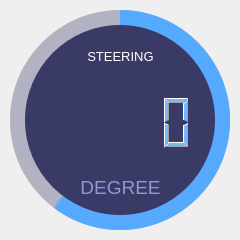
                <widget class="QFrame" name="circular_commandSpeed">
                 <property name="geometry">
                  <rect>
                   <x>20</x>
                   <y>180</y>
                   <width>240</width>
                   <height>240</height>
                  </rect>
                 </property>
                 <property name="styleSheet">
                  <string notr="true">background-color: none;</string>
                 </property>
                 <property name="frameShape">
                  <enum>QFrame::NoFrame</enum>
                 </property>
                 <property name="frameShadow">
                  <enum>QFrame::Raised</enum>
                 </property>
                 <widget class="QFrame" name="circularBg_commandSpeed_2">
                  <property name="geometry">
                   <rect>
                    <x>10</x>
                    <y>10</y>
                    <width>220</width>
                    <height>220</height>
                   </rect>
                  </property>
                  <property name="styleSheet">
                   <string notr="true">QFrame{
	border-radius: 110px;	
	background-color: rgba(85, 85, 127, 100);
}</string>
                  </property>
                  <property name="frameShape">
                   <enum>QFrame::StyledPanel</enum>
                  </property>
                  <property name="frameShadow">
                   <enum>QFrame::Raised</enum>
                  </property>
                  <widget class="QFrame" name="animasi_commandSpeed_2">
                   <property name="geometry">
                    <rect>
                     <x>0</x>
                     <y>0</y>
                     <width>220</width>
                     <height>220</height>
                    </rect>
                   </property>
                   <property name="styleSheet">
                    <string notr="true">QFrame{
	border-radius: 110px;
	border-strokes:inside;	
	background-color: qconicalgradient(cx:0.5, cy:0.5, angle:90, stop:0.400 rgba(85, 170, 255, 255), stop:0.395 rgba(255, 255, 255, 0));
}</string>
                   </property>
                   <property name="frameShape">
                    <enum>QFrame::StyledPanel</enum>
                   </property>
                   <property name="frameShadow">
                    <enum>QFrame::Raised</enum>
                   </property>
                  </widget>
                 </widget>
                 <widget class="QFrame" name="circularContainer_commandSpeed_2">
                  <property name="geometry">
                   <rect>
                    <x>25</x>
                    <y>25</y>
                    <width>190</width>
                    <height>190</height>
                   </rect>
                  </property>
                  <property name="baseSize">
                   <size>
                    <width>0</width>
                    <height>0</height>
                   </size>
                  </property>
                  <property name="styleSheet">
                   <string notr="true">QFrame{
	border-radius: 95px;	
	background-color: rgb(58, 58, 102);
}</string>
                  </property>
                  <property name="frameShape">
                   <enum>QFrame::StyledPanel</enum>
                  </property>
                  <property name="frameShadow">
                   <enum>QFrame::Raised</enum>
                  </property>
                  <widget class="QWidget" name="layoutWidget_2">
                   <property name="geometry">
                    <rect>
                     <x>10</x>
                     <y>2</y>
                     <width>171</width>
                     <height>191</height>
                    </rect>
                   </property>
                   <layout class="QGridLayout" name="infoLayout_commandSpeed_2">
                    <item row="0" column="0">
                     <widget class="QLabel" name="label_commandSpeed_2">
                      <property name="font">
                       <font>
                        <family>Segoe UI</family>
                        <pointsize>10</pointsize>
                       </font>
                      </property>
                      <property name="styleSheet">
                       <string notr="true">color: #FFFFFF; background-color: none;</string>
                      </property>
                      <property name="text">
                       <string>&lt;html&gt;&lt;head/&gt;&lt;body&gt;&lt;p&gt;STEERING&lt;/p&gt;&lt;/body&gt;&lt;/html&gt;</string>
                      </property>
                      <property name="alignment">
                       <set>Qt::AlignCenter</set>
                      </property>
                     </widget>
                    </item>
                    <item row="2" column="0">
                     <widget class="QLabel" name="label_commanSpeed2_2">
                      <property name="font">
                       <font>
                        <family>Segoe UI</family>
                        <pointsize>14</pointsize>
                       </font>
                      </property>
                      <property name="styleSheet">
                       <string notr="true">color: rgb(148, 148, 216); background-color: none;</string>
                      </property>
                      <property name="text">
                       <string>&lt;html&gt;&lt;head/&gt;&lt;body&gt;&lt;p&gt;DEGREE&lt;/p&gt;&lt;/body&gt;&lt;/html&gt;</string>
                      </property>
                      <property name="alignment">
                       <set>Qt::AlignCenter</set>
                      </property>
                     </widget>
                    </item>
                    <item row="1" column="0">
                     <widget class="QLCDNumber" name="lcd_command_steering">
                      <property name="styleSheet">
                       <string notr="true">color: rgb(115, 185, 255); padding: 0px; background-color: none;</string>
                      </property>
                     </widget>
                    </item>
                   </layout>
                  </widget>
                 </widget>
                </widget>
